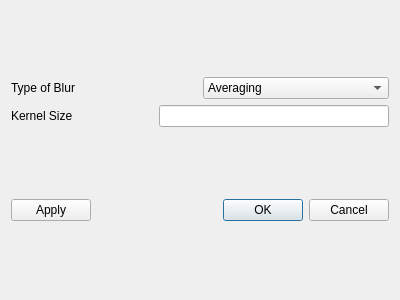
<?xml version="1.0" encoding="UTF-8"?>
<ui version="4.0">
 <class>BlurDialog</class>
 <widget class="QDialog" name="BlurDialog">
  <property name="geometry">
   <rect>
    <x>0</x>
    <y>0</y>
    <width>400</width>
    <height>300</height>
   </rect>
  </property>
  <property name="windowTitle">
   <string>Dialog</string>
  </property>
  <layout class="QVBoxLayout" name="verticalLayout_2" stretch="40,0">
   <item>
    <layout class="QVBoxLayout" name="verticalLayout">
     <item>
      <layout class="QHBoxLayout" name="horizontalLayout">
       <item>
        <widget class="QLabel" name="label">
         <property name="text">
          <string>Type of Blur</string>
         </property>
        </widget>
       </item>
       <item>
        <widget class="QComboBox" name="typeBox">
         <item>
          <property name="text">
           <string>Averaging</string>
          </property>
         </item>
         <item>
          <property name="text">
           <string>Gaussian</string>
          </property>
         </item>
         <item>
          <property name="text">
           <string>Median</string>
          </property>
         </item>
        </widget>
       </item>
      </layout>
     </item>
     <item>
      <layout class="QHBoxLayout" name="horizontalLayout_2" stretch="0,0">
       <property name="spacing">
        <number>86</number>
       </property>
       <item>
        <widget class="QLabel" name="label_2">
         <property name="text">
          <string>Kernel Size</string>
         </property>
        </widget>
       </item>
       <item>
        <widget class="QLineEdit" name="kernelLine"/>
       </item>
      </layout>
     </item>
    </layout>
   </item>
   <item>
    <layout class="QHBoxLayout" name="horizontalLayout_3">
     <item>
      <widget class="QPushButton" name="apply">
       <property name="text">
        <string>Apply</string>
       </property>
      </widget>
     </item>
     <item>
      <widget class="QDialogButtonBox" name="buttonBox">
       <property name="orientation">
        <enum>Qt::Horizontal</enum>
       </property>
       <property name="standardButtons">
        <set>QDialogButtonBox::Cancel|QDialogButtonBox::Ok</set>
       </property>
      </widget>
     </item>
    </layout>
   </item>
  </layout>
 </widget>
 <resources/>
 <connections>
  <connection>
   <sender>buttonBox</sender>
   <signal>accepted()</signal>
   <receiver>BlurDialog</receiver>
   <slot>accept()</slot>
   <hints>
    <hint type="sourcelabel">
     <x>248</x>
     <y>254</y>
    </hint>
    <hint type="destinationlabel">
     <x>157</x>
     <y>274</y>
    </hint>
   </hints>
  </connection>
  <connection>
   <sender>buttonBox</sender>
   <signal>rejected()</signal>
   <receiver>BlurDialog</receiver>
   <slot>reject()</slot>
   <hints>
    <hint type="sourcelabel">
     <x>316</x>
     <y>260</y>
    </hint>
    <hint type="destinationlabel">
     <x>286</x>
     <y>274</y>
    </hint>
   </hints>
  </connection>
 </connections>
</ui>
